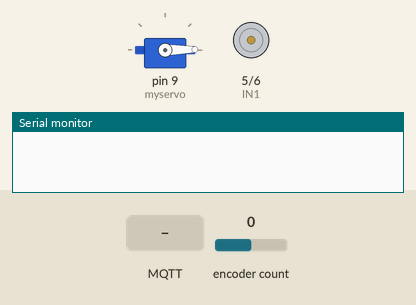
This sketch was run on a simulated Arduino Mega 2560, built with avr-gcc and run on an emulated ATmega2560. On the bench: servo, motor-driver pin pairs drawn as motors (green arrow = first pin HIGH = forward, orange = second pin HIGH = backward, longer = more drive, scaled by the enable pin), the last lines printed to the serial monitor. The inputs (shaded band) are chosen by the test bench; at power-on: encoder count 0. WiFi joins after 1.5 s; servers stay silent unless stated; the board resets itself during the run and starts again; no MQTT or app messages arrive unless stated.

Above: at 2.7 s.
2.8 s: MQTT message "5" arrives on the second subscribed topic
At 4.7 s:
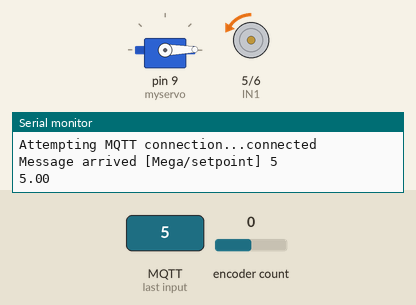
5.8 s: MQTT message "90" arrives on the first subscribed topic
At 6.0 s:
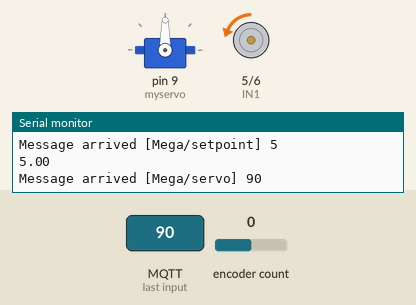
8.8 s: MQTT message "5" arrives on the third subscribed topic
At 9.2 s:
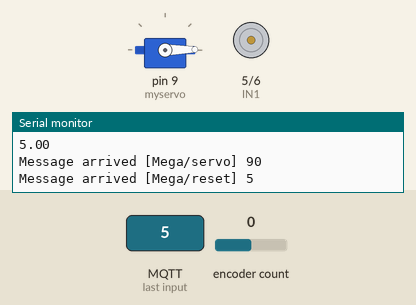
Timing chart, 0 to 11.8 s (numbered marks = the images above; inputs shaded):
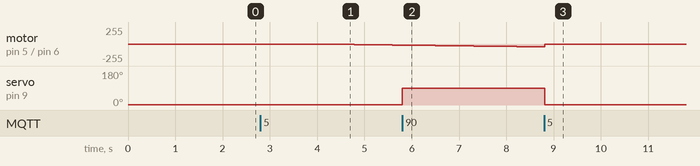

The sketch:

Mega_MQTT_v2.ino
```cpp
#include <SPI.h>
#include <Ethernet.h>
#include <PubSubClient.h>
#include <Encoder.h>
#include <TimerThree.h>
#include <PID_v1.h>
#include <Servo.h>
#include <avr/wdt.h>
#include <stdlib.h>
#define DIRA 4
#define PWMA 5
#define IN1 5
#define IN2 6
#define ENA 7

#define soft_restart()        \
do                          \
{                           \
    wdt_enable(WDTO_15MS);  \
    for(;;)                 \
    {                       \
    }                       \
} while(0)

// Update these with values suitable for your network.
byte mac[]    = {  0xDE, 0xED, 0xBA, 0xFE, 0xFE, 0xED };
IPAddress ip(192, 168, 0, 103);

EthernetClient ethClient;
PubSubClient client(ethClient);

Servo myservo;
Encoder encoder(2, 3);
long lastPos = 0;
long currentPos = 0;
long rps = 0;
int servoPos = 0;

double Setpoint, Input, Output;
double Kp=1.2, Ki=1.8, Kd=0;
PID myPID(&Input, &Output, &Setpoint, Kp, Ki, Kd, DIRECT);

void direct(int dir)
{
  //digitalWrite(DIRA,dir);
  digitalWrite(IN1,!dir);
  digitalWrite(IN2,dir);
}

void callback(char* topic, byte* payload, unsigned int length) {
  Serial.print("Message arrived [");
  Serial.print(topic);
  Serial.print("] ");
  for (int i=0;i<length;i++) {
    Serial.print((char)payload[i]);
  }
  Serial.println();

  if(StrContains(topic,"Mega/setpoint")){
    Setpoint = (double)atoi((char*)payload);
    Serial.println(Setpoint);
  }
  if(StrContains(topic,"Mega/servo")){
    myservo.write(atoi((char*)payload));
  }
  if(StrContains(topic,"Mega/reset")){
    soft_restart();
  }
}

void reconnect() {
  // Loop until we're reconnected
  while (!client.connected()) {
    // Wait 3 seconds before retrying
      delay(3000);
    Serial.print("Attempting MQTT connection...");
    // Attempt to connect
    if (client.connect("ArduinoMega")) {
      Serial.println("connected");
      // Once connected, publish an announcement...
      client.publish("Mega/state","Arduino Mega Connected");
      // ... and resubscribe

      client.subscribe("Mega/servo");
      client.subscribe("Mega/setpoint");
      client.subscribe("Mega/reset");

    } else {
      Serial.print("failed, rc=");
      Serial.print(client.state());
      Serial.println(" try again in 5 seconds");

    }
  }
}

void timerIsr()
{
   Timer3.detachInterrupt();  //stop the timer
   currentPos = encoder.read();
   rps = (currentPos - lastPos)*100/(334*4);
   lastPos = currentPos;
   Input = rps;
   myPID.Compute();
   direct(1);
   analogWrite(ENA,(int)Output);
   Timer3.attachInterrupt( timerIsr );  //enable the timer
}

char StrContains(char *str, char *sfind)
{
    char found = 0;
    char index = 0;
    char len;

    len = strlen(str);

    if (strlen(sfind) > len) {
        return 0;
    }
    while (index < len) {
        if (str[index] == sfind[found]) {
            found++;
            if (strlen(sfind) == found) {
                return 1;
            }
        }
        else {
            found = 0;
        }
        index++;
    }

    return 0;
}

void setup()
{
  Serial.begin(115200);

  client.setServer("jphuc96.ddns.net", 1883);
  client.setCallback(callback);

  Ethernet.begin(mac, ip);

  Timer3.initialize(10000); // set timer for 10ms
  Timer3.attachInterrupt( timerIsr ); // enable the timer

  myservo.attach(9);
  myservo.write(1);

  //pinMode(DIRA,OUTPUT);
  //pinMode(PWMA,OUTPUT);
  pinMode(IN1,OUTPUT);
  pinMode(IN2,OUTPUT);
  pinMode(ENA,OUTPUT);

  myPID.SetMode(AUTOMATIC);
  myPID.SetSampleTime(10);
  // Allow the hardware to sort itself out
  delay(1500);
}

uint32_t previousMillis = 0;
uint32_t currentMillis = 0;
char speed_buf[10];
char OutputBuf[10];
void loop()
{
  if (!client.connected()) {
    reconnect();
  }
  currentMillis = millis();
  if(currentMillis - previousMillis >= 500){
    sprintf(speed_buf,"%d",rps);
    sprintf(OutputBuf,"%d",(int)Output);
    client.publish("Mega/Output",OutputBuf);
    client.publish("Mega/speed",speed_buf);
    //Serial.println(Setpoint);
    previousMillis = currentMillis;
  }
  client.loop();
}
```

Measured:
- after the input at 2.8 s, motor on pin 5 (IN1) / pin 6 (IN2): moves from stopped to backward 16/255 over 1.1 s, starting after 1.8 s
- after the input at 5.8 s, servo on pin 9 (myservo): 1° → 90° at once
- after the input at 8.8 s, servo on pin 9 (myservo): 90° → 1° at once
